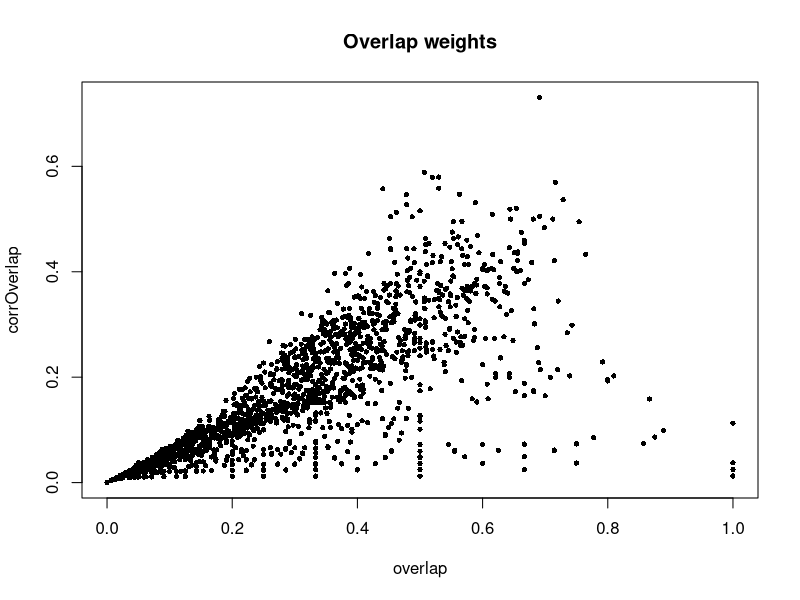
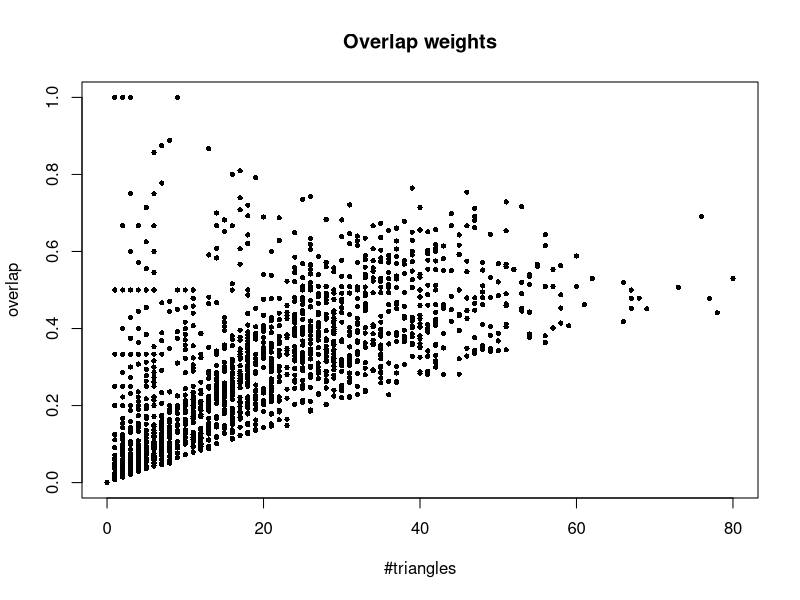
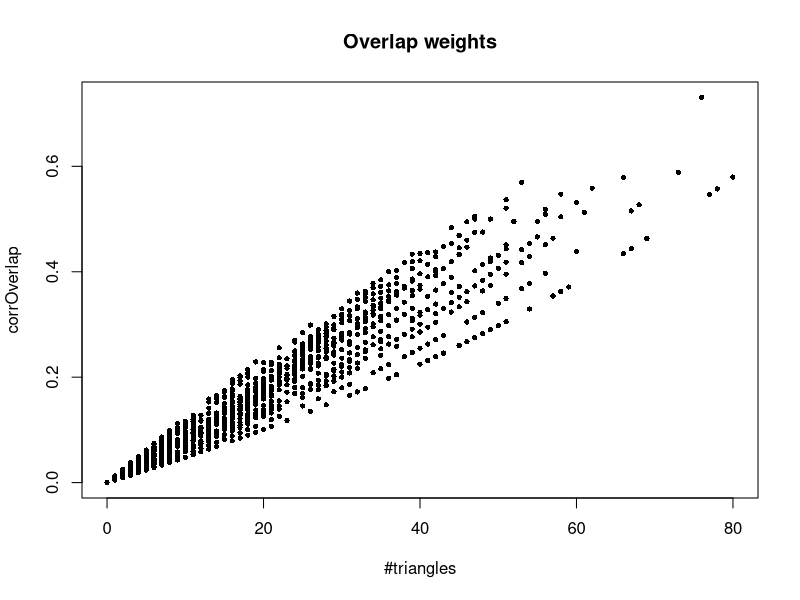
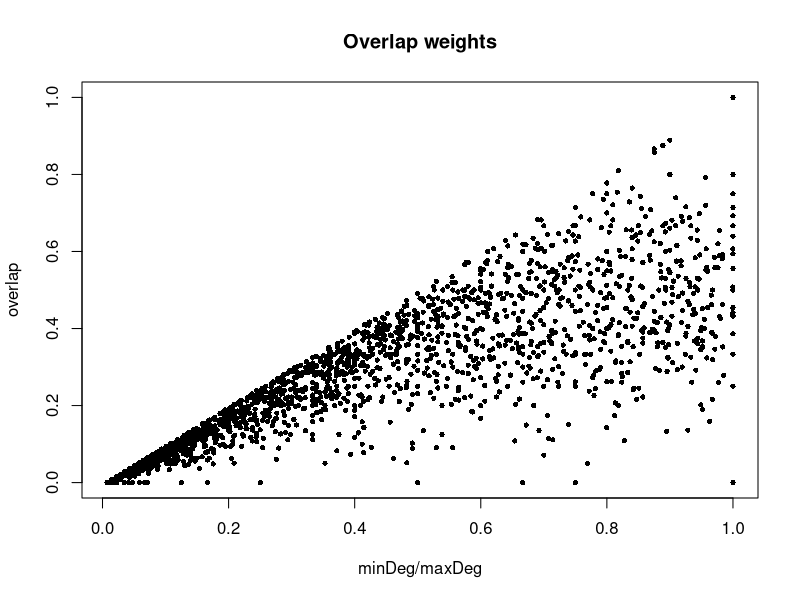
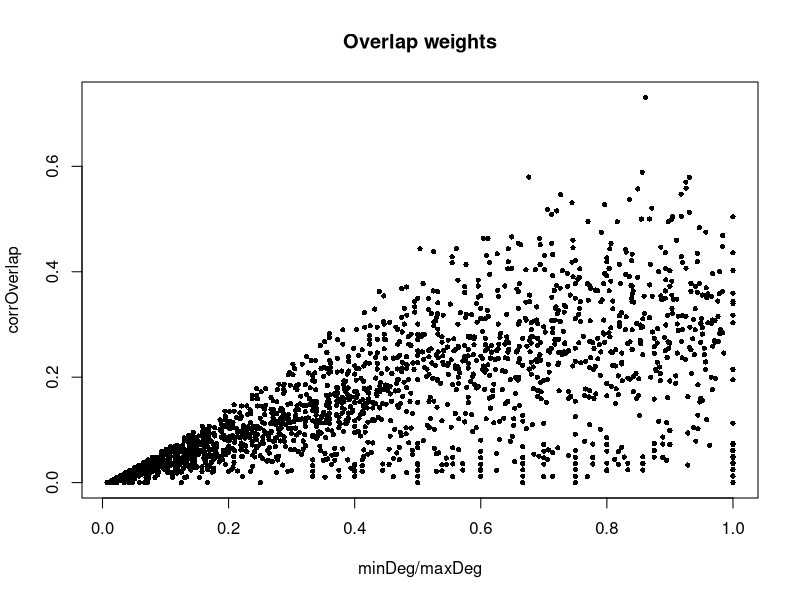
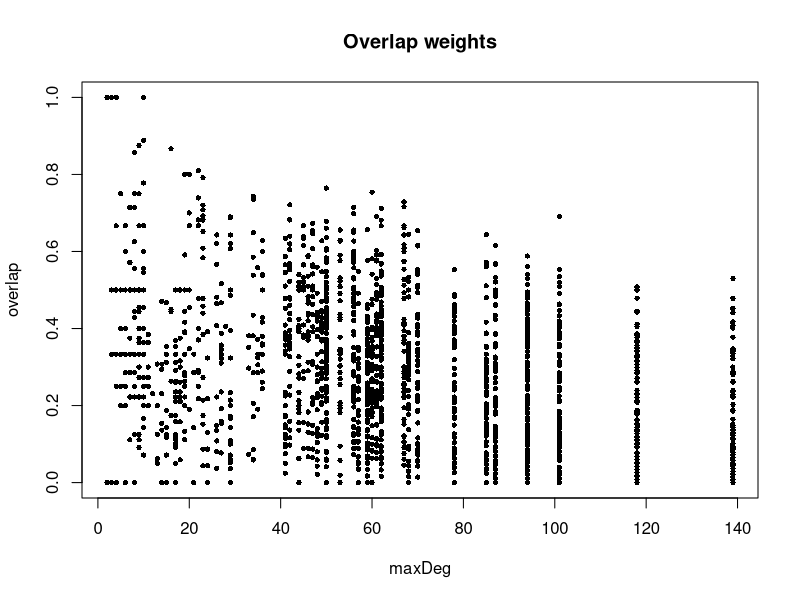
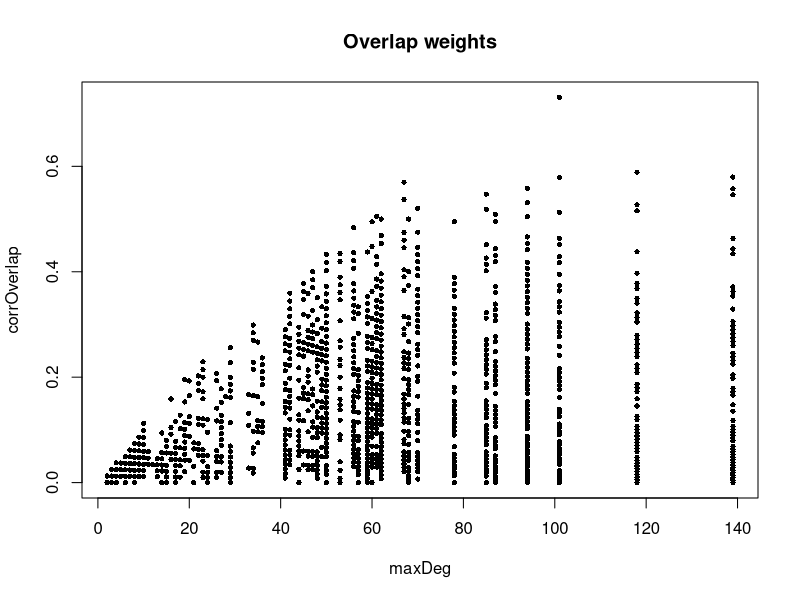
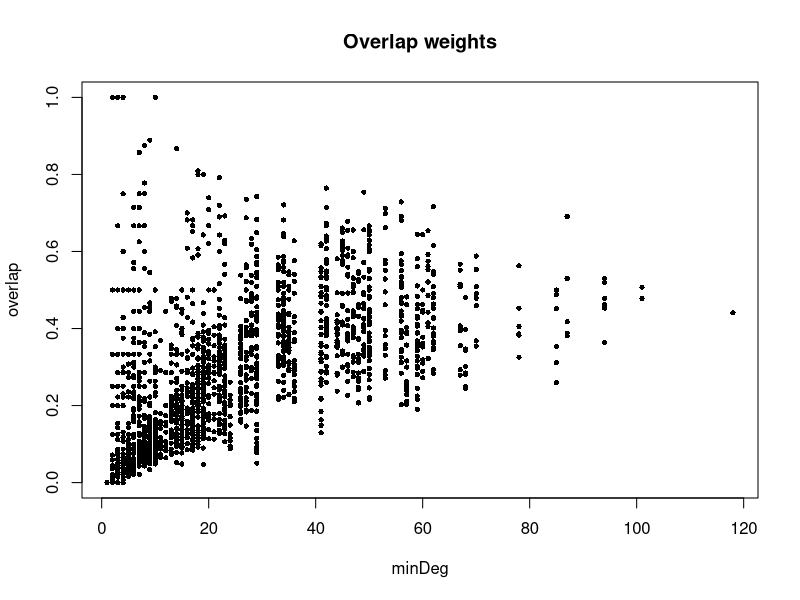

Write the R code that produced these figures, in order.
# corrected
# by Batagelj, V.; 11. December 2015
# Corrected network elements importance measures
# Comparison diagrams in R
# setwd("C:/Users/batagelj/Documents/papers/2015/CRoNoS/london/nets")
setwd("C:/Users/batagelj/Documents/manuscripts/corrected/corr")
f <- list("integer","numeric","numeric","integer","integer")
t <- read.table("overlapMax.csv",header=TRUE,dec=".",sep=";",colClasses=f)
head(t)
plot(t$over,t$cOver,pch=16,cex=0.7,main="Overlap weights",xlab="overlap",ylab="corrOverlap")
plot(t$Te,t$over,pch=16,cex=0.7,main="Overlap weights",xlab="#triangles",ylab="overlap")
plot(t$Te,t$cOver,pch=16,cex=0.7,main="Overlap weights",xlab="#triangles",ylab="corrOverlap")
plot(t$m/t$M,t$over,pch=16,cex=0.7,main="Overlap weights",xlab="minDeg/maxDeg",ylab="overlap")
plot(t$m/t$M,t$cOver,pch=16,cex=0.7,main="Overlap weights",xlab="minDeg/maxDeg",ylab="corrOverlap")
plot(t$M,t$over,pch=16,cex=0.7,main="Overlap weights",xlab="maxDeg",ylab="overlap")
plot(t$M,t$cOver,pch=16,cex=0.7,main="Overlap weights",xlab="maxDeg",ylab="corrOverlap")
plot(t$m,t$over,pch=16,cex=0.7,main="Overlap weights",xlab="minDeg",ylab="overlap")
plot(t$m,t$cOver,pch=16,cex=0.7,main="Overlap weights",xlab="minDeg",ylab="corrOverlap")
 
f <- list("integer","numeric","numeric","numeric")
t <- read.table("ccMax.csv",header=TRUE,dec=".",sep=";",colClasses=f)
head(t)
plot(t$Cc,t$cCc,pch=16,cex=0.7,main="Clustering coefficients",xlab="clusCoef",ylab="corrClusCoef")
plot(t$deg,t$Cc,pch=16,cex=0.7,main="Clustering coefficients",xlab="deg",ylab="clusCoef")
plot(t$deg,t$cCc,pch=16,cex=0.7,main="Clustering coefficients",xlab="deg",ylab="corrClusCoef")
plot(t$deg,t$E,pch=16,cex=0.7,main="Clustering coefficients",xlab="deg",ylab="#edges")

